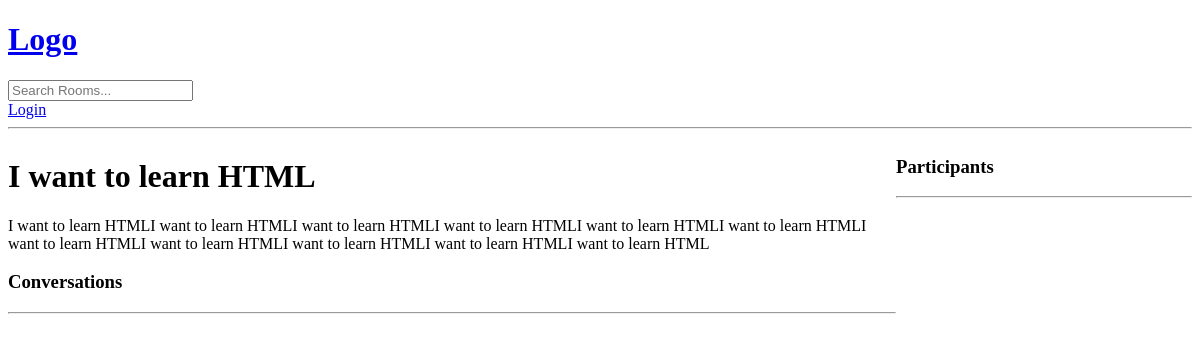
/room/3/, run on an earlier commit of the app's database.
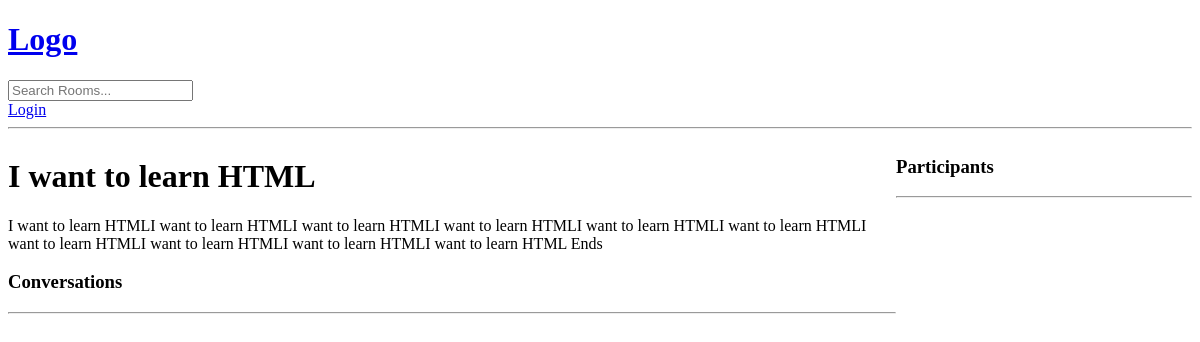
And on a later commit of the database.
### base/models.py (models this page shows, shortened)
class Room(models.Model):
    host = models.ForeignKey(User, on_delete=models.SET_NULL,null=True)
    topic = models.ForeignKey(Topic, on_delete=models.SET_NULL,null=True)
    name = models.CharField(max_length=200)
    description = models.TextField(null=True, blank=True)
    participants = models.ManyToManyField(User, related_name='participants',blank=True)
    updated = models.DateField(auto_now=True)
    created = models.DateField(auto_now_add=True)
    class Meta:
        ordering = ['-updated','-created']

### base/views.py (the view, shortened to what this page needs)
# urls.py: path('room/<str:pk>/',views.room,name="room"),
def room(request, pk):
    room = Room.objects.get(id=pk)
    room_messages = room.message_set.all().order_by('-created')
    participants = room.participants.all()
    print(participants)
    context = {'room': room, 'room_messages': room_messages,'participants':participants}
    return render(request, 'base/room.html', context)

### base/templates/base/room.html (shortened to what this page needs)
{% extends 'main.html' %} {% block content %}
<div class="room-container">
  <div>
    <h1>{{room.name}}</h1>
    <p>{{room.description }}</p>
    <div class="comment-wrapper">
      <h3>Conversations</h3>
      <hr />
    </div>
  </div>
  <div>
    <h3>Participants</h3>
    <hr />
  </div>
</div>
{% endblock content %}

What changed in the data, as far as the page shows it:
changed Room "I want to learn HTML": description "…HTMLI want to learn HTMLI want to learn HTML" → "…HTMLI want to learn HTML Ends"
